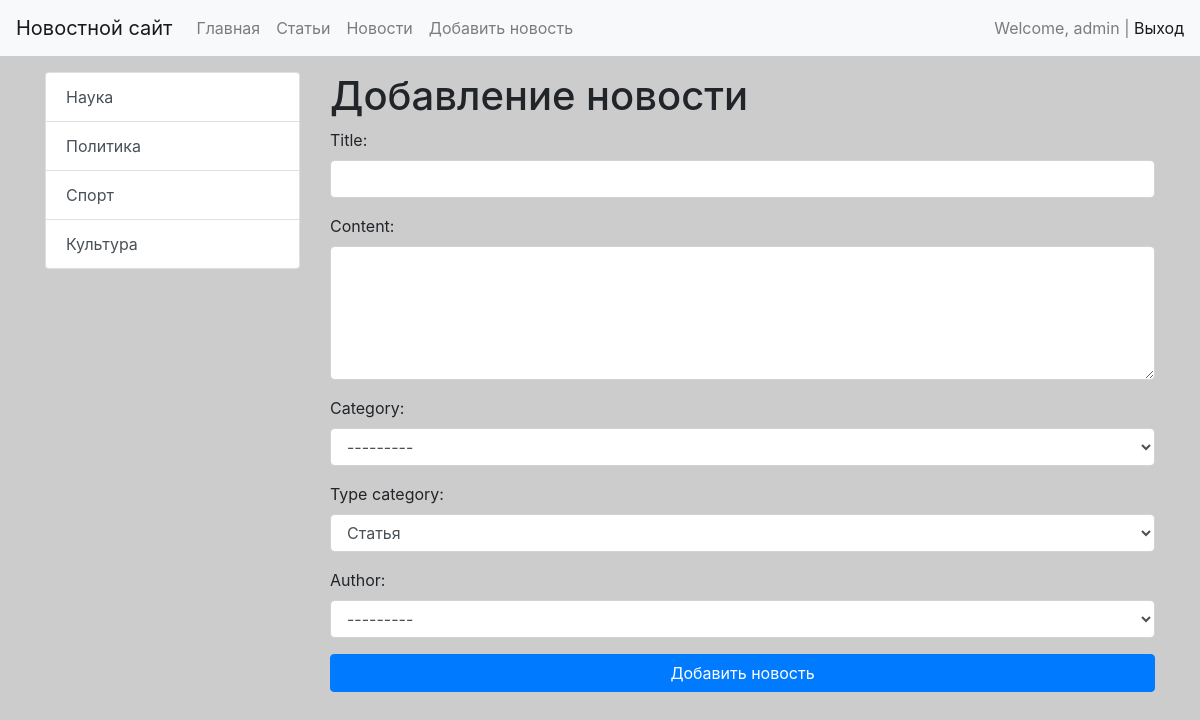
The app's page /news/add-news/ (signed in) with its own data.
### users/models.py (models this page shows)
class User(AbstractUser):
    image = models.ImageField(upload_to='users_images', null=True, blank=True)

### news/models.py (models this page shows)
class Category(models.Model):
    name = models.CharField(max_length=64, unique=True)
    def get_absolute_url(self):
        return reverse('category', kwargs={'category_id': self.pk})
    def __str__(self):
        return self.name.title()

### news/views.py (the view)
# urls.py: path('news/add-news/', views.CreateNews.as_view(), name='add_news'),
class CreateNews(PermissionRequiredMixin, CreateView):
    permission_required = ('news.add_post',)
    raise_exception = True
    form_class = NewsForm
    template_name = 'news/add_news.html'

### news/forms.py (shortened to what this page needs)
class NewsForm(forms.ModelForm):
    class Meta:
        model = Post
        fields = ['title', 'content', 'category', 'type_category', 'author']
        widgets = {
            'title': forms.TextInput(attrs={'class': 'form-control'}),
            'content': forms.Textarea(attrs={'class': 'form-control', 'rows': 5}),
            'category': forms.Select(attrs={'class': 'form-control'}),
            'type_category': forms.Select(attrs={'class': 'form-control'}),
            'author': forms.Select(attrs={'class': 'form-control'}),
        }

### news/models.py (called while the page is built)
    def __str__(self):
        return self.author_user.username

### news/templatetags/news_tags.py (called while the page is built)
@register.inclusion_tag('news/list_categories.html')
def show_categories():
    categories = Category.objects.all()
    return {'categories': categories}

### news/templates/news/add_news.html (shortened to what this page needs)
{% extends 'base.html' %}
{% block sidebar %}
{% include 'inc/_sidebar.html' %}
{% endblock %}
{% block content %}
<h1>Добавление новости</h1>
<form action="{% url 'add_news' %}" method="post">
    {{ form.as_p }}
    <button type="submit" class="btn btn-primary btn-block">Добавить новость</button>
</form>
{% endblock %}

### templates/inc/_nav.html (shortened to what this page needs)
<nav class="navbar navbar-expand-lg navbar-light bg-light">
    <a class="navbar-brand" href="{% url 'home' %}">Новостной сайт</a>
    <div class="collapse navbar-collapse" id="navbarSupportedContent">
        <ul class="navbar-nav mr-auto">
            <li class="nav-item"><a class="nav-link" href="{% url 'home' %}">Главная</a></li>
            <li class="nav-item"><a class="nav-link" href="{% url 'articles' %}">Статьи</a></li>
            <li class="nav-item"><a class="nav-link" href="{% url 'news' %}">Новости</a></li>
            {% if perms.news.add_post %}
            <li class="nav-item"><a class="nav-link" href="{% url 'add_news' %}">Добавить новость</a></li>
            {% endif %}
        </ul>
        <span class="navbar-text">
            {% if request.user.is_authenticated %}
            Welcome, {{ user.username }} | <a href="{% url 'logout' %}">Выход</a>
            {% else %}
            <a href="{% url 'register' %}">Register</a> | <a href="{% url 'login' %}">Login</a>
            {% endif %}
        </span>
    </div>
</nav>

### news/templates/news/list_categories.html
<div class="list-group">
  {% for item in categories %}
  <a href="{{ item.get_absolute_url }}" class="list-group-item list-group-item-action">{{ item.name }}</a>
  {% endfor %}
</div>

### static/css/style.css (style rules this page uses)
body { background-color: #ccc; }

### records on screen
User: username "admin"
Category: name "Наука"
Category: name "Политика"
Category: name "Спорт"
Category: name "Культура"
